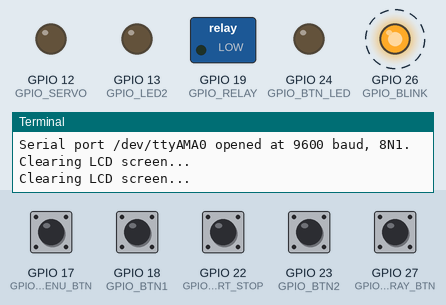
The program below on a simulated Raspberry Pi (BCM pin numbers). On the bench: switched loads named in the program (green lamp = pin HIGH), output pins drawn as LEDs (lit = HIGH), the last lines printed to the terminal. Dashed ring = blinking. Inputs (shaded band) come from the test bench; at power-on: GPIO 17 (GPIO_MENU_BTN), GPIO 18 (GPIO_BTN1), GPIO 22 (GPIO_START_STOP), GPIO 23 (GPIO_BTN2), GPIO 27 (GPIO_SPRAY_BTN) LOW.

Above: at 1.2 s.
1.3 s: GPIO 22 (GPIO_START_STOP) pulled HIGH for 0.15 s
At 2.4 s:
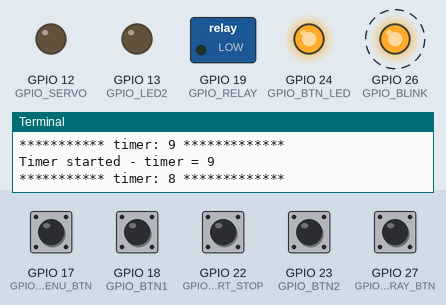
4.3 s: GPIO 27 (GPIO_SPRAY_BTN) pulled HIGH for 0.15 s
At 12.4 s:
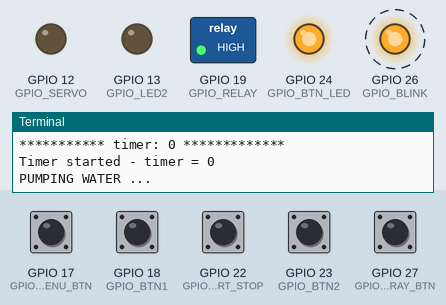
13.3 s: GPIO 22 (GPIO_START_STOP) pulled HIGH for 1 s
At 13.9 s:
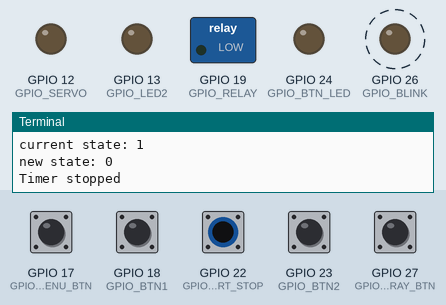
16.3 s: GPIO 27 (GPIO_SPRAY_BTN) pulled HIGH for 1 s
At 17.4 s:
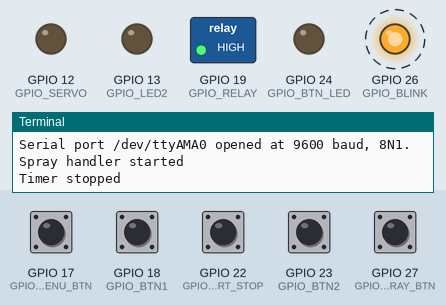
Timing chart, 0 to 20.3 s (numbered marks = the images above; inputs shaded):
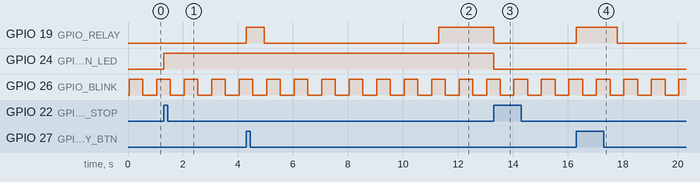

The program:

all_in.py
```python
import RPi.GPIO as GPIO
import time
from signal import pause
import asyncio
import lcd_sender


# Global variables
menu_page = None
timer = 10
DEFAULT_TIMER = 10
updated_timer = DEFAULT_TIMER	# init updated_timer to have same time as DEFAULT_TIMER to start
PUMP_TIME = 5
spray_running = False       	# Track if spray is active
event_loop = None           	# Store the event loop globally
timer_running = False       	# Track if timer is running

# Set up GPIO mode (BCM numbering)
GPIO.setmode(GPIO.BCM)

# Define the GPIO pin
GPIO_RELAY = 19
GPIO_BTN1 = 18
GPIO_BTN2 = 23
GPIO_START_STOP = 22
GPIO_MENU_BTN = 17
GPIO_SPRAY_BTN = 27

GPIO_BTN_LED = 24
GPIO_LED2 = 13
GPIO_BLINK = 26
GPIO_SERVO = 12

# Set up the GPIO pin
# OUTPUTS
GPIO.setup(GPIO_RELAY, GPIO.OUT)
GPIO.setup(GPIO_BLINK, GPIO.OUT)
GPIO.setup(GPIO_BTN_LED, GPIO.OUT)
GPIO.setup(GPIO_LED2, GPIO.OUT)
GPIO.setup(GPIO_SERVO, GPIO.OUT)
# init outputs to LOW
GPIO.output(GPIO_RELAY, GPIO.LOW)
GPIO.output(GPIO_BLINK, GPIO.LOW)
GPIO.output(GPIO_BTN_LED, GPIO.LOW)
GPIO.output(GPIO_LED2, GPIO.LOW)
GPIO.output(GPIO_SERVO, GPIO.LOW)

# INPUTS
GPIO.setup(GPIO_BTN1, GPIO.IN, pull_up_down=GPIO.PUD_DOWN)		    # *** must set/init pull-up/down states. otherwise, leave floating may cause issues
GPIO.setup(GPIO_BTN2, GPIO.IN, pull_up_down=GPIO.PUD_DOWN)
GPIO.setup(GPIO_MENU_BTN, GPIO.IN, pull_up_down=GPIO.PUD_DOWN)
GPIO.setup(GPIO_SPRAY_BTN, GPIO.IN, pull_up_down=GPIO.PUD_DOWN)
GPIO.setup(GPIO_START_STOP, GPIO.IN, pull_up_down=GPIO.PUD_DOWN)
# Create a PWM instance with 50 Hz frequency (standard for SG90, per datasheet)
pwm = GPIO.PWM(GPIO_SERVO, 50)


async def relay_toggle():
    while True:
        # Set the pin HIGH (3.3V)
        GPIO.output(GPIO_RELAY, GPIO.HIGH)
        print(f"GPIO {GPIO_RELAY} set to HIGH (3.3V)")
        # Hold for 5 seconds (or adjust as needed)
        await asyncio.sleep(3)
        print("Holding HIGH for 3 seconds...")
        GPIO.output(GPIO_RELAY, GPIO.LOW)
        await asyncio.sleep(3)

async def led_blink():
    while True:
      GPIO.output(GPIO_BLINK, GPIO.HIGH)
      await asyncio.sleep(0.5)
      GPIO.output(GPIO_BLINK, GPIO.LOW)
      await asyncio.sleep(0.5)

async def spray_handler():
    global spray_running
    print("Spray handler started")
    try:
        while GPIO.input(GPIO_SPRAY_BTN) == GPIO.HIGH:
            GPIO.output(GPIO_RELAY, GPIO.HIGH)
            await asyncio.sleep(0.01)  # Small sleep to yield control
        await asyncio.sleep(0.5)  # Debounce
        GPIO.output(GPIO_RELAY, GPIO.LOW)
    finally:
        spray_running = False
        print("Spray handler stopped")

async def send_pwm():
    # Start PWM with 0% duty cycle (initially off)
    pwm.start(0)
    # Duty cycle calculation: 2 ms pulse / 20 ms period = 10% duty cycle
    # 2.5% pwm is 180 degree opposite of 12.5% pwm
    while True:
        for duty in [2.5, 5, 7.5, 10, 12.5]:
            print(f"Duty cycle set to {duty}%  GPIO {GPIO_SERVO}")
            pwm.ChangeDutyCycle(duty)
            # Hold the position for 1 seconds
            await asyncio.sleep(2)
    # Stop the servo (optional, set duty cycle to 0)
    pwm.ChangeDutyCycle(0)
#    pwm.stop()

async def menu_lcd():
    global menu_page, updated_timer, DEFAULT_TIMER
    lcd = lcd_sender.LcdDisplay()
    lcd.clear_screen()
    menu_page = lcd.main_menu()
    lcd.send_text(text=f" set timer: {updated_timer}s", row=4)
    lcd.close_serial()

async def global_timer_count():
    global updated_timer, DEFAULT_TIMER # timer, timer_running
    temp_timer = updated_timer

    current_state = GPIO.input(GPIO_BTN_LED)
    GPIO.output(GPIO_BTN_LED, not current_state)	# toggle
    new_state = GPIO.input(GPIO_BTN_LED)
    print(f"current state: {current_state}")
    print(f"new state: {new_state}")

    while GPIO.input(GPIO_BTN_LED) == GPIO.HIGH:
          print(f"Timer started - timer = {temp_timer}")
          if temp_timer == 0:
              print("PUMPING WATER ... ")
              GPIO.output(GPIO_RELAY, GPIO.HIGH)  	# turn on pump
              await asyncio.sleep(PUMP_TIME)
              GPIO.output(GPIO_RELAY, GPIO.LOW)  	# turn off pump
              temp_timer = updated_timer
          else:
              temp_timer -= 1
              print(f"*********** timer: {temp_timer} *************")
              await asyncio.sleep(1)
    print("Timer stopped")
    updated_timer = temp_timer
    GPIO.output(GPIO_RELAY, GPIO.LOW)                   # turn off pump
    GPIO.output(GPIO_BTN_LED, GPIO.LOW)                 # set LED off, or turn on Yellow LED

########################################################################################################

def btn_callback(channel):
    print(f"channel = {channel}")
    lcd = lcd_sender.LcdDisplay()
    global menu_page, updated_timer, DEFAULT_TIMER, spray_running # ,timer_running

    # spray handler
    if channel == GPIO_SPRAY_BTN and not spray_running:
        spray_running = True
        if event_loop:
            # event_loop.create_task(spray_handler())					# designed to be called from SAME thread as event loop. typically requires async context (ie. inside async def method())
            # - OR -
            asyncio.run_coroutine_threadsafe(spray_handler(), event_loop)		# designed to be called from ANY thread. this is safer/more robust that event_loop.create_task() per grok
        else:
            print("Error: Event loop not available")

    # start/stop program
    if channel == GPIO_START_STOP:
        if event_loop:
            asyncio.run_coroutine_threadsafe(global_timer_count(), event_loop)
        else:
            print("Error: Event loop not available")

    # enters LCD main menu
    elif channel == GPIO_BTN1 and menu_page == 'main':
        lcd.clear_screen()
        menu_page = lcd.change_counter()
        lcd.send_text(text=f" timer: {updated_timer}s", row=4)
    elif channel == GPIO_BTN2 and menu_page == 'main':
        print("GPIO_BTN2 pressed")
        lcd.clear_screen()
        menu_page = lcd.reset_counter()
        lcd.send_text(text=f" timer: {updated_timer}s", row=4)

    # change timer menu - inc/dec timer value
    elif channel == GPIO_BTN1 and menu_page == 'change_counter':
        updated_timer += 5
        lcd.send_text(text=f" timer: {updated_timer}s", row=4)
    elif channel == GPIO_BTN2 and menu_page == 'change_counter':
        if updated_timer > 0:
             updated_timer -= 5
             if updated_timer < 0:
                 updated_timer = 0
        elif updated_timer < 0:
             updated_timer = 0
        lcd.send_text(text=f" timer: {updated_timer}s", row=4)

    # reset menu - reset timer to default (120s) functions
    elif channel == GPIO_BTN1 and menu_page == 'reset':
        updated_timer = DEFAULT_TIMER
        lcd.send_text(text=f" timer: {updated_timer}s", row=4)
    elif channel == GPIO_BTN2 and menu_page == 'reset':
        lcd.send_text(text=f" timer: {updated_timer}s", row=4)

    elif channel == GPIO_MENU_BTN:
        print("GPIO_MENU_BTN pressed")
        menu_page = lcd.main_menu()
        print(f"nav to: {menu_page}")
        lcd.send_text(text=f" set timer: {updated_timer}s", row=4)
    # time.sleep(0.1)                                           		# Debounce delay - dont need, already specified debounce in BOUNCETIME


async def toggle_led_test():
    current_state = GPIO.input(GPIO_LED2)
    # Toggle the LED on button press (active low with PUD_DOWN)
    GPIO.output(GPIO_LED2, not current_state)  # Toggle LED state
    print(f"GPIO_MENU pressed > GPIO_LED2 toggled to {'HIGH' if not current_state else 'LOW'}")

###########################################################################################

async def main():
    # Remove any existing event detection
    global event_loop
    event_loop = asyncio.get_running_loop()  # Set event_loop before GPIO setup

    for pin in [GPIO_BTN1, GPIO_BTN2, GPIO_MENU_BTN, GPIO_SPRAY_BTN, GPIO_START_STOP]:
        if GPIO.event_detected(pin):
            GPIO.remove_event_detect(pin)
    # Add event detection for rising edge (button press)
    # bouncetime=200 prevents multiple triggers from button bounce (200 ms debounce)
    BOUNCETIME = 200
    GPIO.add_event_detect(GPIO_BTN1, GPIO.RISING, callback=btn_callback, bouncetime=BOUNCETIME)
    GPIO.add_event_detect(GPIO_BTN2, GPIO.RISING, callback=btn_callback, bouncetime=BOUNCETIME)
    GPIO.add_event_detect(GPIO_MENU_BTN, GPIO.RISING, callback=btn_callback, bouncetime=BOUNCETIME)
    GPIO.add_event_detect(GPIO_SPRAY_BTN, GPIO.RISING, callback=btn_callback, bouncetime=BOUNCETIME)
    GPIO.add_event_detect(GPIO_START_STOP, GPIO.RISING, callback=btn_callback, bouncetime=BOUNCETIME)

#    task1 = asyncio.create_task(led_blink())
    await asyncio.gather(menu_lcd(), led_blink()) #, global_timer_count()) #, relay_toggle())

try:
    asyncio.run(main())
except KeyboardInterrupt:
    print("Program stopped by user")
finally:
    # Set the pin LOW and clean up
    for pin in [GPIO_RELAY, GPIO_BTN_LED, GPIO_BLINK, GPIO_LED2, GPIO_SERVO]:
        GPIO.output(pin, GPIO.LOW)
    pwm.stop()
    GPIO.cleanup()
    print("GPIO cleanup completed, pin set to LOW")
```

lcd_sender.py
```python
import serial
import time


class LcdDisplay:
    def __init__(self):
        self.SERIAL_PORT = '/dev/ttyAMA0'
        self.BAUD_RATE = 9600
        self.TIMEOUT = 1
        self.ser = serial.Serial(
            port=self.SERIAL_PORT,
            baudrate=self.BAUD_RATE,
            bytesize=serial.EIGHTBITS,
            parity=serial.PARITY_NONE,
            stopbits=serial.STOPBITS_ONE,
            timeout=self.TIMEOUT
        )
        print(f"Serial port {self.SERIAL_PORT} opened at {self.BAUD_RATE} baud, 8N1.")

    def send_instruction(self, instruction, next_byte):
        # No inversion needed—74LS04 handles it
        self.ser.write(bytes([instruction]))
        time.sleep(0.001)
        self.ser.write(bytes([next_byte]))
        time.sleep(0.001)

    def send_text(self, text, row):
        # row_commands = {0: b'\x80', 1: b'\xC0', 2: b'\x94', 3: b'\xD4'}   # Example row addresses
        row_commands = {1: 0x80, 2: 0xC0, 3: 0x94, 4: 0xD4}                 # Example row addresses
        if row in row_commands:
            self.send_instruction(0xFE, row_commands[row])  # Set cursor to the specified row
            self.ser.write(text.encode('utf-8'))            # Send the text
            self.send_instruction(0xFE, 0x0F)	            # show blinking cursor
        else:
            raise ValueError("Invalid row number")

    def clear_screen(self):
        print("Clearing LCD screen...")
        self.send_instruction(0xFE, 0x01)  # Original bytes, not inverted
        time.sleep(0.01)

    def main_menu(self):
        self.clear_screen()
        self.ser.write(b'MAIN MENU:')
        self.send_instruction(0xFE, 0xC0)	        # send decimal <254><192> - start at first character/column at row 2 per LCD backpack manual
        self.ser.write(b' 1. change timer')
        self.send_instruction(0xFE, 0x94)	        # send decimal <254><148> - start at first character/column at row 3 per LCD backpack manual
        self.ser.write(b' 2. reset timer dflt')
        self.send_instruction(0xFE, 0xD4)               # send decimal <254><212> - start at first character/column at row 3 per LCD backpack manual
#        self.ser.write(timer.encode('utf-8'))
        return "main"

    def change_counter(self):
        self.ser.write(b'change timer:')
        self.send_instruction(0xFE, 0xC0)               # send decimal <254><192> - start at first character/column at row 2 per LCD backpack manual
        self.ser.write(b' 1. INC by 5 sec')
        self.send_instruction(0xFE, 0x94)               # send decimal <254><148> - start at first character/column at row 3 per LCD backpack manual
        self.ser.write(b' 2. DEC by 5 sec')
        self.send_instruction(0xFE, 0xD4)               # send decimal <254><212> - start at first character/column at row 3 per LCD backpack manual
        return "change_counter"

    def reset_counter(self):
        self.ser.write(b'reset timer to 120s')
        self.send_instruction(0xFE, 0xC0)               # send decimal <254><192> - start at first character/column at row 2 per LCD backpack manual
        self.ser.write(b' 1. YES')
        self.send_instruction(0xFE, 0x94)               # send decimal <254><148> - start at first character/column at row 3 per LCD backpack manual
        self.ser.write(b' 2. NO')
        return "reset"

    def get_response(self):
        response = self.ser.read(100)
        if response:
            print(f"Response: {response.hex()}")

    def close_serial(self):
        if 'ser' in locals():
            self.ser.close()
            print(f"Serial port closed.")
```

Measured:
- after the input at 1.3 s, GPIO 24 (GPIO_BTN_LED): LOW → HIGH at once
- after the input at 4.3 s, GPIO 19 (GPIO_RELAY): LOW → HIGH after 0.00 s instead of 7.0 s
- after the input at 13.3 s, GPIO 19 (GPIO_RELAY), GPIO 24 (GPIO_BTN_LED): HIGH → LOW at once
- after the input at 16.3 s, GPIO 19 (GPIO_RELAY): LOW → HIGH at once, → LOW 1.5 s later
- by itself, GPIO 26 (GPIO_BLINK): alternates HIGH for 0.50 s and LOW for 0.50 s
